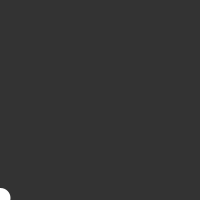
Frame 1 (no input)
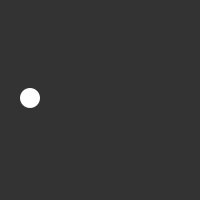
Frame 60 (the mouse pressed at the canvas centre just before this capture)
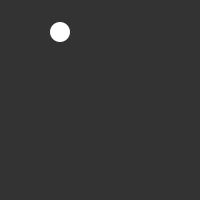
Frame 120 (the mouse held since frame 60 and released just before this capture)

The Processing sketch that drew these frames (run headless with seeded random() and noise(); from frame 60 on, the mouse is pressed at the canvas centre):

// Processing sketch: processing_108095
// ── processing_108095.pde

float x =-100;float y = 0; int valor = 5;
void setup()
{
  noStroke();
  size(200, 200);
}
void draw() {
  background(51);
  funcionCuadratica();
}
void funcionCuadratica() {
  x=x+0.5;
  if (x<100) {
    y =(x*x)/50;
  }
  fill(255);
  ellipse(x+100, y, 20, 20);
}
